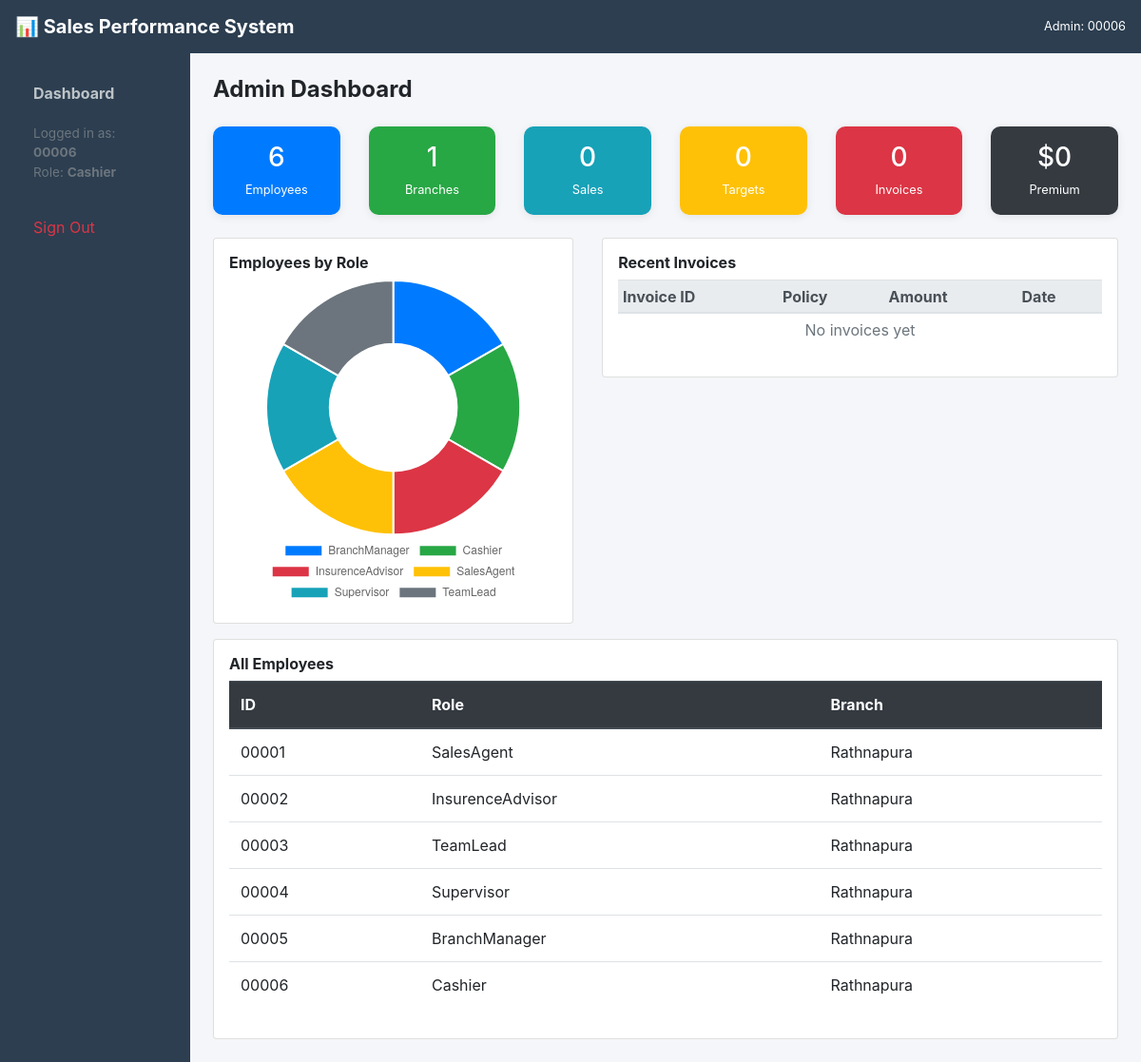
Screenshot of /DashBoardAdmin.php (signed in) with the database file from the repository.
### tables this page shows
CREATE TABLE `employee` (
  `emp_Id`       VARCHAR(20)  NOT NULL,
  `br_Id`        VARCHAR(20)  NOT NULL,
  `emp_Role`     VARCHAR(30)  NOT NULL,
  `emp_Password` VARCHAR(255) NOT NULL,   
  PRIMARY KEY (`emp_Id`),
  KEY `fk_branch_employee` (`br_Id`),
  CONSTRAINT `fk_branch_employee` FOREIGN KEY (`br_Id`) REFERENCES `branch` (`br_Id`)
);

CREATE TABLE `branch` (
  `br_Id`      VARCHAR(20)  NOT NULL,
  `br_Name`    VARCHAR(50)  NOT NULL,
  `br_Address` VARCHAR(100) NOT NULL,
  `br_Tp`      VARCHAR(20)  NOT NULL,
  `br_Email`   VARCHAR(100) NOT NULL,    
  `e_id`       VARCHAR(20)  NOT NULL,
  PRIMARY KEY (`br_Id`)
);

### DashBoardAdmin.php (the view, shortened to what this page needs)
<?php
include 'Connection.php';
$totalEmployees = $pdo->query("SELECT COUNT(*) FROM employee")->fetchColumn();
$totalBranches  = $pdo->query("SELECT COUNT(*) FROM branch")->fetchColumn();
$totalSales     = $pdo->query("SELECT COUNT(*) FROM totalsales")->fetchColumn();
$totalTargets   = $pdo->query("SELECT COUNT(*) FROM target")->fetchColumn();
$totalInvoices  = $pdo->query("SELECT COUNT(*) FROM invoice")->fetchColumn();
$totalPremium   = $pdo->query("SELECT COALESCE(SUM(amount),0) FROM invoice")->fetchColumn();
$roleStmt = $pdo->query("SELECT emp_Role, COUNT(*) as count FROM employee GROUP BY emp_Role");
$roleData = $roleStmt->fetchAll();
$roleLabels = array_column($roleData, 'emp_Role');
$roleCounts = array_column($roleData, 'count');
$recentInvoices = $pdo->query("SELECT * FROM invoice ORDER BY created_at DESC LIMIT 5")->fetchAll();
$employees = $pdo->query("SELECT e.emp_Id, e.emp_Role, b.br_Name FROM employee e LEFT JOIN branch b ON e.br_Id = b.br_Id")->fetchAll();
?>
<!DOCTYPE html>
<html>
<head>
    <link rel="stylesheet" href="https://stackpath.bootstrapcdn.com/bootstrap/4.3.1/css/bootstrap.min.css">
</head>
<body>
<nav class="navbar navbar-dark"><span class="navbar-brand font-weight-bold">📊 Sales Performance System</span>
<span class="text-white small">Admin: <?= htmlspecialchars($_SESSION['emp_id']) ?></span></nav>
<div class="container-fluid">
<div class="row">
<nav class="col-md-2 sidebar d-none d-md-block"><?php include 'NavigationBar.php'; ?></nav>
<main class="col-md-10 p-4">
    <h4 class="mb-4 font-weight-bold">Admin Dashboard</h4>
    <div class="row">
        <div class="col-md-2"><div class="card stat-card text-white bg-primary mb-3 p-3 text-center"><h3><?= $totalEmployees ?></h3><small>Employees</small></div></div>
        <div class="col-md-2"><div class="card stat-card text-white bg-success mb-3 p-3 text-center"><h3><?= $totalBranches ?></h3><small>Branches</small></div></div>
        <div class="col-md-2"><div class="card stat-card text-white bg-info mb-3 p-3 text-center"><h3><?= $totalSales ?></h3><small>Sales</small></div></div>
        <div class="col-md-2"><div class="card stat-card text-white bg-warning mb-3 p-3 text-center"><h3><?= $totalTargets ?></h3><small>Targets</small></div></div>
        <div class="col-md-2"><div class="card stat-card text-white bg-danger mb-3 p-3 text-center"><h3><?= $totalInvoices ?></h3><small>Invoices</small></div></div>
        <div class="col-md-2"><div class="card stat-card text-white bg-dark mb-3 p-3 text-center"><h3>$<?= number_format($totalPremium,0) ?></h3><small>Premium</small></div></div>
    </div>
    <div class="row mt-2">
        <div class="col-md-5"><div class="card p-3"><h6 class="font-weight-bold">Employees by Role</h6><canvas id="roleChart" height="220"></canvas></div></div>
        <div class="col-md-7"><div class="card p-3"><h6 class="font-weight-bold">Recent Invoices</h6>
            <table class="table table-sm table-hover"><thead class="thead-light"><tr><th>Invoice ID</th><th>Policy</th><th>Amount</th><th>Date</th></tr></thead><tbody>
            <?php if(empty($recentInvoices)):?><tr><td colspan="4" class="text-center text-muted">No invoices yet</td></tr>
            <?php else: foreach($recentInvoices as $inv):?>
            <tr><td><?=htmlspecialchars($inv['invoice_Id'])?></td><td><?=htmlspecialchars($inv['policyNumber'])?></td>
            <td>$<?=number_format($inv['amount'],2)?></td><td><?=$inv['IssueDate']?></td></tr>
            <?php endforeach;endif;?></tbody></table>
        </div></div>
    </div>
    <div class="row mt-3">
        <div class="col-md-12"><div class="card p-3"><h6 class="font-weight-bold">All Employees</h6>
            <table class="table table-hover"><thead class="thead-dark"><tr><th>ID</th><th>Role</th><th>Branch</th></tr></thead><tbody>
            <?php foreach($employees as $emp):?>
            <tr><td><?=htmlspecialchars($emp['emp_Id'])?></td><td><?=htmlspecialchars($emp['emp_Role'])?></td><td><?=htmlspecialchars($emp['br_Name']??'')?></td></tr>
            <?php endforeach;?></tbody></table>
        </div></div>
    </div>
</main></div></div>
<script>
new Chart(document.getElementById('roleChart'),{type:'doughnut',data:{labels:<?=json_encode($roleLabels)?>,
datasets:[{data:<?=json_encode($roleCounts)?>,backgroundColor:['#007bff','#28a745','#dc3545','#ffc107','#17a2b8','#6c757d']}]},
options:{responsive:true,plugins:{legend:{position:'bottom'}}}});
</script>
</body></html>

### NavigationBar.php (shortened to what this page needs)
<?php
$role = $_SESSION['emp_role'] ?? 'Guest';
$empId = $_SESSION['emp_id'] ?? '';
?>
<ul class="nav flex-column">
    <li class="nav-item">
        <a class="nav-link active" href="Index.php">
            <strong>Dashboard</strong>
        </a>
    </li>
    <li class="nav-item">
        <span class="nav-link text-muted" style="font-size:0.85rem;">
            Logged in as: <strong><?= htmlspecialchars($empId) ?></strong><br>
            Role: <strong><?= htmlspecialchars($role) ?></strong>
        </span>
    </li>
    <li class="nav-item mt-3">
        <a class="nav-link text-danger" href="Logout.php">Sign Out</a>
    </li>
</ul>

### DashBoardAdmin.php (style rules this page uses)
body { background:#f4f6f9 }
.sidebar { min-height:100vh;background:#2c3e50;padding-top:20px }
.sidebar .nav-link { color:#bdc3c7;padding:10px 20px }
.stat-card { border:none;border-radius:10px;box-shadow:0 2px 10px rgba(0,0,0,0.08) }
.navbar { background:#2c3e50!important }

### rows the page displays
employee: emp_Id "00001", emp_Role "SalesAgent", br_Id.br_Name "Rathnapura"
employee: emp_Id "00002", emp_Role "InsurenceAdvisor", br_Id.br_Name "Rathnapura"
employee: emp_Id "00003", emp_Role "TeamLead", br_Id.br_Name "Rathnapura"
employee: emp_Id "00004", emp_Role "Supervisor", br_Id.br_Name "Rathnapura"
employee: emp_Id "00005", emp_Role "BranchManager", br_Id.br_Name "Rathnapura"
employee: emp_Id "00006", emp_Role "Cashier", br_Id.br_Name "Rathnapura"

### other values shown
$_SESSION['emp_id'] "00006"
$empId "00006"
$role "Cashier"
$totalEmployees "6"
$totalBranches "1"
$totalSales "0"
$totalTargets "0"
$totalInvoices "0"
$totalPremium "0"
chart data {{ json_encode($roleLabels) }} ["BranchManager","Cashier","InsurenceAdvisor","SalesAgent","Supervisor","TeamLead"]
chart data {{ json_encode($roleCounts) }} [1,1,1,1,1,1]
